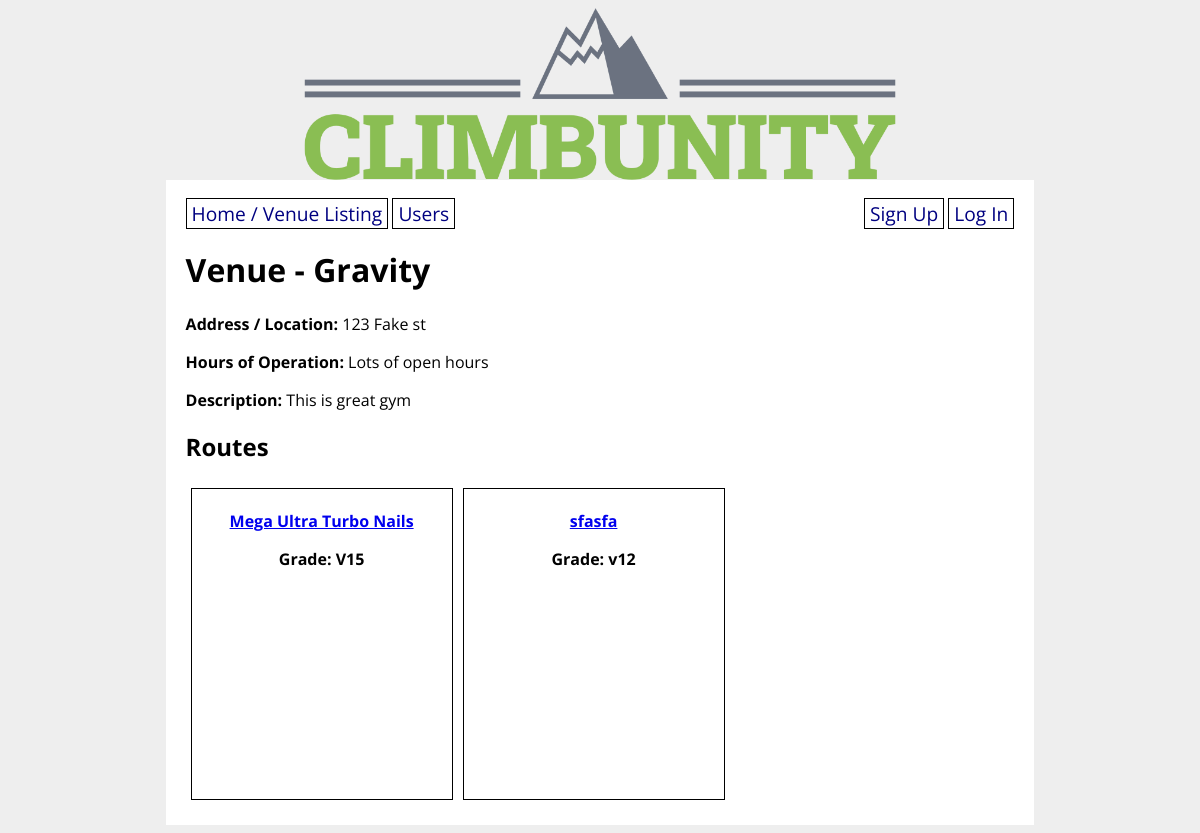
/venue/1, run on the app's committed database.
### climbunity_app/models.py (models this page shows, shortened)
class Venue(db.Model):
    id = db.Column(db.Integer, primary_key=True)
    name = db.Column(db.String(80), nullable=False)
    address = db.Column(db.String(80), nullable=False)
    open_hours = db.Column(db.String(1000))
    description = db.Column(db.String(1000))
    booked_appointments = db.relationship('Appointment',
        secondary='venue_bookings', back_populates='appointment_venues'
    )

class Route(db.Model):
    id = db.Column(db.Integer, primary_key=True)
    venue_id = db.Column(db.Integer, db.ForeignKey('venue.id'), nullable=False)
    setter_id = db.Column(db.Integer, db.ForeignKey('user.id'))
    name = db.Column(db.String(80), nullable=False)
    grade = db.Column(db.String(10), nullable=False)
    photo_url = db.Column(URLType)
    route_set_date = db.Column(db.Date)
    route_takedown_date = db.Column(db.Date)
    projecting_users = db.relationship('User',
        secondary='user_project_lists', back_populates='user_projects'
    )
    ascents_on_route = db.relationship('Ascent',
        secondary='route_ascent_lists', back_populates='routes_ascended'
    )
    possible_route_styles = db.relationship('Style',
        secondary='route_style_lists', back_populates='route_styles'
    )
    route_tags = db.relationship('Tag',
        secondary='route_tag_lists', back_populates='tagged_routes'
    )

### climbunity_app/main/routes.py (the view, shortened to what this page needs)
@main.route('/venue/<venue_id>', methods=['GET', 'POST'])
def venue_detail(venue_id):
    venue = Venue.query.get(venue_id)
    routes = Route.query.filter_by(venue_id=venue_id).all()
    form = VenueForm(obj=venue)
    venue = Venue.query.get(venue_id)
    return render_template('venue_detail.html', form=form, routes=routes, venue=venue)

### climbunity_app/templates/venue_detail.html (shortened to what this page needs)
{% extends 'base.html' %}
{% block content %}
<h1>Venue - {{ venue.name }}</h1>
<p><strong>Address / Location:</strong> {{ venue.address }}</p>
<p><strong>Hours of Operation:</strong> {{ venue.open_hours }}</p>
<p><strong>Description:</strong> {{ venue.description }}</p>
<h2>Routes</h2>
{% if routes %}
    <div class="routes">
        {% for route in routes %}
        <div class="route-details">
            <a href="/route/{{ route.id }}">
            <p><strong>{{ route.name }}</strong></p></a>
            <p><strong>Grade: {{ route.grade }}</strong></p>
        </div>
        {% endfor %}
    </div>
{% else %}
    There are no routes listed for this venue.  You should {% if not current_user.is_authenticated %}sign up and {% endif %}add some!
{% endif %}
{% endblock %}

### climbunity_app/static/style.css (style rules this page uses)
body { display: flex; flex-direction: column; align-items: center; background-color: #eee; font-family: 'Open Sans', sans-serif; }
.routes { display: flex; flex-direction: row; flex-wrap: wrap; }
.route-details { border: 1px solid black; margin: 5px; padding: 5px; text-align: center; width: 250px; height: 300px; }

### data on the page
Venue: name "Gravity", address "123 Fake st", open_hours "Lots of open hours", description "This is great gym"
Route: name "Mega Ultra Turbo Nails", grade "V15"
Route: name "sfasfa", grade "v12"
